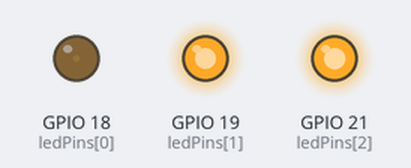
Bench run of a program on a simulated ESP32. On the bench: output pins drawn as LEDs (lit = HIGH).

Above: at 0.05 s.
At 0.6 s:
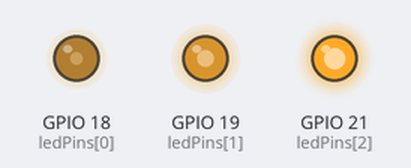
At 1.2 s:
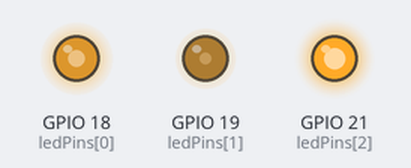
At 2.4 s:
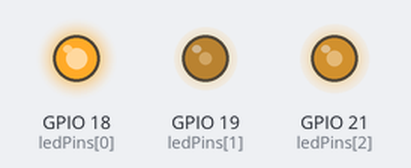
At 3.6 s:
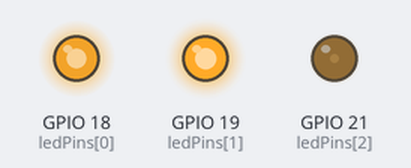
At 4.8 s:
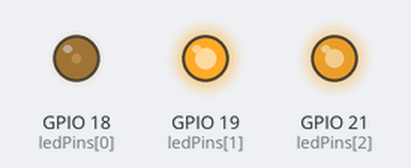
Timing chart, 0 to 6.7 s (numbered marks = the images above):
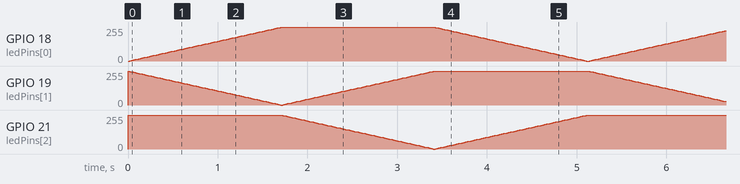

The program:

main.cpp
```cpp
#include <Arduino.h>

const byte ledPins[] = {18, 19, 21};
const byte chns[] = {0, 1, 2};

void setColor(long rgb);
long wheel(int pos);

void setup() {
    for (int i = 0; i < 3; i++) {
        ledcSetup(chns[i], 1000, 8);
        ledcAttachPin(ledPins[i], chns[i]);
    }
}

void loop() {
    for (int i = 0; i < 256; i++) {
        setColor(wheel(i));
        delay(20);
    }
}

void setColor(long rgb) {
    ledcWrite(chns[0], 255 - ((rgb >> 16) & 0xFF));
    ledcWrite(chns[1], 255 - ((rgb >> 8) & 0xFF));
    ledcWrite(chns[2], 255 - (rgb & 0xFF));
}

long wheel(int pos) {
    int WheelPos = pos % 255;
    if (WheelPos < 85) {
        return ((255 - WheelPos * 3) << 16) | (WheelPos * 3 << 8);
    } else if (WheelPos < 170) {
        WheelPos -= 85;
        return ((255 - WheelPos * 3) << 8) | WheelPos * 3;
    } else {
        WheelPos -= 170;
        return (WheelPos * 3 << 16) | (255 - WheelPos * 3);
    }
}
```
